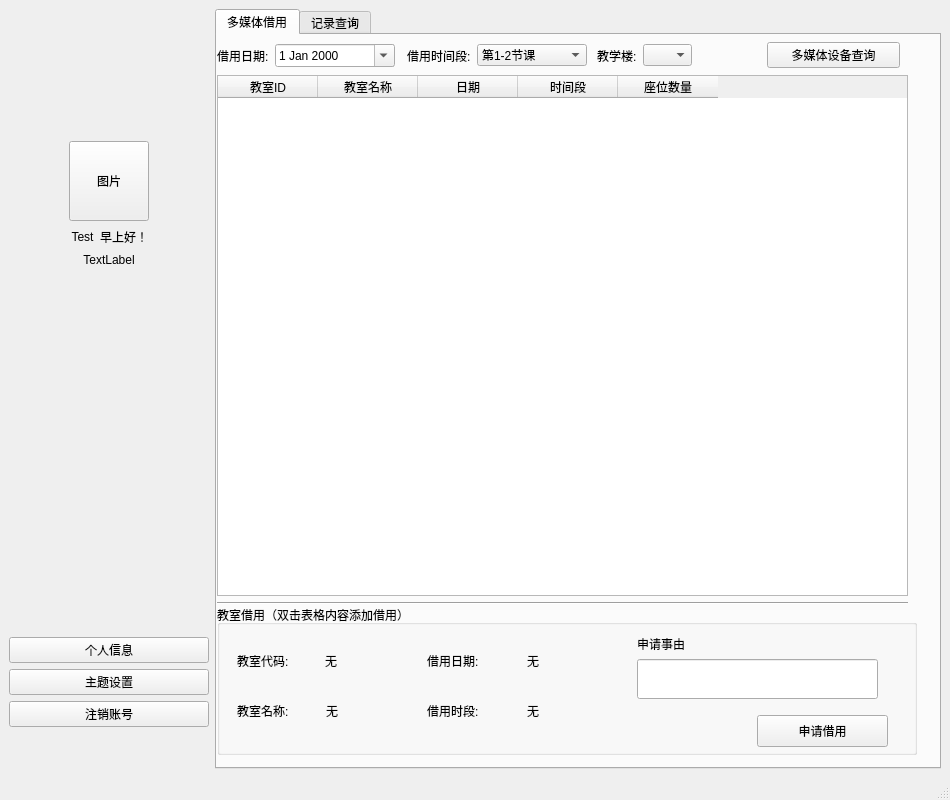
<?xml version="1.0" encoding="UTF-8"?>
<ui version="4.0">
 <class>MainWindow</class>
 <widget class="QMainWindow" name="MainWindow">
  <property name="geometry">
   <rect>
    <x>0</x>
    <y>0</y>
    <width>950</width>
    <height>800</height>
   </rect>
  </property>
  <property name="minimumSize">
   <size>
    <width>950</width>
    <height>800</height>
   </size>
  </property>
  <property name="maximumSize">
   <size>
    <width>950</width>
    <height>800</height>
   </size>
  </property>
  <property name="windowTitle">
   <string>Welcome MMK System!</string>
  </property>
  <widget class="QWidget" name="centralwidget">
   <layout class="QHBoxLayout" name="horizontalLayout_3">
    <item>
     <layout class="QVBoxLayout" name="verticalLayout_3">
      <property name="sizeConstraint">
       <enum>QLayout::SetMinimumSize</enum>
      </property>
      <item>
       <spacer name="verticalSpacer">
        <property name="orientation">
         <enum>Qt::Vertical</enum>
        </property>
        <property name="sizeHint" stdset="0">
         <size>
          <width>20</width>
          <height>40</height>
         </size>
        </property>
       </spacer>
      </item>
      <item>
       <layout class="QHBoxLayout" name="horizontalLayout_2">
        <property name="sizeConstraint">
         <enum>QLayout::SetMinimumSize</enum>
        </property>
        <item>
         <spacer name="horizontalSpacer">
          <property name="orientation">
           <enum>Qt::Horizontal</enum>
          </property>
          <property name="sizeHint" stdset="0">
           <size>
            <width>40</width>
            <height>20</height>
           </size>
          </property>
         </spacer>
        </item>
        <item>
         <widget class="QPushButton" name="pushButton_3">
          <property name="minimumSize">
           <size>
            <width>80</width>
            <height>80</height>
           </size>
          </property>
          <property name="maximumSize">
           <size>
            <width>80</width>
            <height>80</height>
           </size>
          </property>
          <property name="text">
           <string>图片</string>
          </property>
         </widget>
        </item>
        <item>
         <spacer name="horizontalSpacer_2">
          <property name="orientation">
           <enum>Qt::Horizontal</enum>
          </property>
          <property name="sizeHint" stdset="0">
           <size>
            <width>40</width>
            <height>20</height>
           </size>
          </property>
         </spacer>
        </item>
       </layout>
      </item>
      <item>
       <layout class="QVBoxLayout" name="verticalLayout_2">
        <item>
         <layout class="QHBoxLayout" name="horizontalLayout">
          <item>
           <spacer name="horizontalSpacer_6">
            <property name="orientation">
             <enum>Qt::Horizontal</enum>
            </property>
            <property name="sizeHint" stdset="0">
             <size>
              <width>40</width>
              <height>20</height>
             </size>
            </property>
           </spacer>
          </item>
          <item>
           <widget class="QLabel" name="label">
            <property name="text">
             <string>Test</string>
            </property>
            <property name="alignment">
             <set>Qt::AlignCenter</set>
            </property>
           </widget>
          </item>
          <item>
           <widget class="QLabel" name="label_2">
            <property name="text">
             <string>早上好！</string>
            </property>
            <property name="alignment">
             <set>Qt::AlignCenter</set>
            </property>
           </widget>
          </item>
          <item>
           <spacer name="horizontalSpacer_7">
            <property name="orientation">
             <enum>Qt::Horizontal</enum>
            </property>
            <property name="sizeHint" stdset="0">
             <size>
              <width>40</width>
              <height>20</height>
             </size>
            </property>
           </spacer>
          </item>
         </layout>
        </item>
        <item>
         <widget class="QLabel" name="label_10">
          <property name="minimumSize">
           <size>
            <width>200</width>
            <height>0</height>
           </size>
          </property>
          <property name="maximumSize">
           <size>
            <width>200</width>
            <height>16777215</height>
           </size>
          </property>
          <property name="text">
           <string>TextLabel</string>
          </property>
          <property name="alignment">
           <set>Qt::AlignCenter</set>
          </property>
         </widget>
        </item>
       </layout>
      </item>
      <item>
       <spacer name="verticalSpacer_5">
        <property name="orientation">
         <enum>Qt::Vertical</enum>
        </property>
        <property name="sizeHint" stdset="0">
         <size>
          <width>20</width>
          <height>40</height>
         </size>
        </property>
       </spacer>
      </item>
      <item>
       <spacer name="verticalSpacer_4">
        <property name="orientation">
         <enum>Qt::Vertical</enum>
        </property>
        <property name="sizeHint" stdset="0">
         <size>
          <width>20</width>
          <height>40</height>
         </size>
        </property>
       </spacer>
      </item>
      <item>
       <spacer name="verticalSpacer_2">
        <property name="orientation">
         <enum>Qt::Vertical</enum>
        </property>
        <property name="sizeType">
         <enum>QSizePolicy::Minimum</enum>
        </property>
        <property name="sizeHint" stdset="0">
         <size>
          <width>20</width>
          <height>100</height>
         </size>
        </property>
       </spacer>
      </item>
      <item>
       <layout class="QVBoxLayout" name="verticalLayout">
        <item>
         <widget class="QPushButton" name="pushButton_4">
          <property name="text">
           <string>个人信息</string>
          </property>
         </widget>
        </item>
        <item>
         <widget class="QPushButton" name="pushButton_5">
          <property name="text">
           <string>主题设置</string>
          </property>
         </widget>
        </item>
        <item>
         <widget class="QPushButton" name="pushButton">
          <property name="text">
           <string>注销账号</string>
          </property>
         </widget>
        </item>
        <item>
         <spacer name="verticalSpacer_3">
          <property name="orientation">
           <enum>Qt::Vertical</enum>
          </property>
          <property name="sizeHint" stdset="0">
           <size>
            <width>20</width>
            <height>40</height>
           </size>
          </property>
         </spacer>
        </item>
       </layout>
      </item>
     </layout>
    </item>
    <item>
     <widget class="QTabWidget" name="tabWidget">
      <property name="sizePolicy">
       <sizepolicy hsizetype="Preferred" vsizetype="Preferred">
        <horstretch>1</horstretch>
        <verstretch>1</verstretch>
       </sizepolicy>
      </property>
      <property name="minimumSize">
       <size>
        <width>700</width>
        <height>720</height>
       </size>
      </property>
      <property name="maximumSize">
       <size>
        <width>1200</width>
        <height>1200</height>
       </size>
      </property>
      <property name="currentIndex">
       <number>0</number>
      </property>
      <widget class="QWidget" name="tab">
       <attribute name="title">
        <string>多媒体借用</string>
       </attribute>
       <widget class="QWidget" name="horizontalLayoutWidget">
        <property name="geometry">
         <rect>
          <x>0</x>
          <y>0</y>
          <width>196</width>
          <height>41</height>
         </rect>
        </property>
        <layout class="QHBoxLayout" name="horizontalLayout_4">
         <item>
          <widget class="QLabel" name="label_3">
           <property name="text">
            <string>借用日期:</string>
           </property>
          </widget>
         </item>
         <item>
          <widget class="QDateEdit" name="dateEdit">
           <property name="sizePolicy">
            <sizepolicy hsizetype="Minimum" vsizetype="Fixed">
             <horstretch>0</horstretch>
             <verstretch>0</verstretch>
            </sizepolicy>
           </property>
           <property name="minimumSize">
            <size>
             <width>120</width>
             <height>0</height>
            </size>
           </property>
           <property name="maximumSize">
            <size>
             <width>120</width>
             <height>16777215</height>
            </size>
           </property>
           <property name="calendarPopup">
            <bool>true</bool>
           </property>
          </widget>
         </item>
         <item>
          <spacer name="horizontalSpacer_5">
           <property name="orientation">
            <enum>Qt::Horizontal</enum>
           </property>
           <property name="sizeHint" stdset="0">
            <size>
             <width>40</width>
             <height>20</height>
            </size>
           </property>
          </spacer>
         </item>
        </layout>
       </widget>
       <widget class="QWidget" name="horizontalLayoutWidget_2">
        <property name="geometry">
         <rect>
          <x>190</x>
          <y>0</y>
          <width>199</width>
          <height>41</height>
         </rect>
        </property>
        <layout class="QHBoxLayout" name="horizontalLayout_5">
         <item>
          <widget class="QLabel" name="label_4">
           <property name="text">
            <string>借用时间段:</string>
           </property>
          </widget>
         </item>
         <item>
          <widget class="QComboBox" name="comboBox">
           <property name="minimumSize">
            <size>
             <width>110</width>
             <height>0</height>
            </size>
           </property>
           <property name="maximumSize">
            <size>
             <width>110</width>
             <height>16777215</height>
            </size>
           </property>
           <item>
            <property name="text">
             <string>第1-2节课</string>
            </property>
           </item>
           <item>
            <property name="text">
             <string>第3-5节课</string>
            </property>
           </item>
           <item>
            <property name="text">
             <string>第6-7节课</string>
            </property>
           </item>
           <item>
            <property name="text">
             <string>第8-9节课</string>
            </property>
           </item>
          </widget>
         </item>
         <item>
          <spacer name="horizontalSpacer_3">
           <property name="orientation">
            <enum>Qt::Horizontal</enum>
           </property>
           <property name="sizeHint" stdset="0">
            <size>
             <width>40</width>
             <height>20</height>
            </size>
           </property>
          </spacer>
         </item>
        </layout>
       </widget>
       <widget class="QWidget" name="horizontalLayoutWidget_3">
        <property name="geometry">
         <rect>
          <x>380</x>
          <y>0</y>
          <width>133</width>
          <height>41</height>
         </rect>
        </property>
        <layout class="QHBoxLayout" name="horizontalLayout_6">
         <item>
          <widget class="QLabel" name="label_5">
           <property name="text">
            <string>教学楼:</string>
           </property>
          </widget>
         </item>
         <item>
          <widget class="QComboBox" name="comboBox_2">
           <item>
            <property name="text">
             <string/>
            </property>
           </item>
           <item>
            <property name="text">
             <string>教1</string>
            </property>
           </item>
           <item>
            <property name="text">
             <string>教2</string>
            </property>
           </item>
           <item>
            <property name="text">
             <string>教3</string>
            </property>
           </item>
           <item>
            <property name="text">
             <string>教4</string>
            </property>
           </item>
          </widget>
         </item>
         <item>
          <spacer name="horizontalSpacer_4">
           <property name="orientation">
            <enum>Qt::Horizontal</enum>
           </property>
           <property name="sizeHint" stdset="0">
            <size>
             <width>40</width>
             <height>20</height>
            </size>
           </property>
          </spacer>
         </item>
        </layout>
       </widget>
       <widget class="QTableWidget" name="tableWidget">
        <property name="geometry">
         <rect>
          <x>0</x>
          <y>40</y>
          <width>691</width>
          <height>521</height>
         </rect>
        </property>
        <property name="editTriggers">
         <set>QAbstractItemView::NoEditTriggers</set>
        </property>
        <property name="selectionBehavior">
         <enum>QAbstractItemView::SelectRows</enum>
        </property>
        <property name="sortingEnabled">
         <bool>true</bool>
        </property>
        <column>
         <property name="text">
          <string>教室ID</string>
         </property>
        </column>
        <column>
         <property name="text">
          <string>教室名称</string>
         </property>
        </column>
        <column>
         <property name="text">
          <string>日期</string>
         </property>
        </column>
        <column>
         <property name="text">
          <string>时间段</string>
         </property>
        </column>
        <column>
         <property name="text">
          <string>座位数量</string>
         </property>
        </column>
       </widget>
       <widget class="QWidget" name="horizontalLayoutWidget_4">
        <property name="geometry">
         <rect>
          <x>550</x>
          <y>0</y>
          <width>133</width>
          <height>41</height>
         </rect>
        </property>
        <layout class="QHBoxLayout" name="horizontalLayout_7">
         <item>
          <widget class="QPushButton" name="pushButton_2">
           <property name="text">
            <string>多媒体设备查询</string>
           </property>
          </widget>
         </item>
        </layout>
       </widget>
       <widget class="Line" name="line">
        <property name="geometry">
         <rect>
          <x>0</x>
          <y>560</y>
          <width>691</width>
          <height>16</height>
         </rect>
        </property>
        <property name="orientation">
         <enum>Qt::Horizontal</enum>
        </property>
       </widget>
       <widget class="QGroupBox" name="groupBox">
        <property name="geometry">
         <rect>
          <x>0</x>
          <y>570</y>
          <width>700</width>
          <height>150</height>
         </rect>
        </property>
        <property name="minimumSize">
         <size>
          <width>700</width>
          <height>150</height>
         </size>
        </property>
        <property name="maximumSize">
         <size>
          <width>700</width>
          <height>150</height>
         </size>
        </property>
        <property name="title">
         <string>教室借用（双击表格内容添加借用）</string>
        </property>
        <widget class="QWidget" name="horizontalLayoutWidget_5">
         <property name="geometry">
          <rect>
           <x>20</x>
           <y>30</y>
           <width>170</width>
           <height>51</height>
          </rect>
         </property>
         <layout class="QHBoxLayout" name="horizontalLayout_8">
          <item>
           <widget class="QLabel" name="label_6">
            <property name="text">
             <string>教室代码:</string>
            </property>
           </widget>
          </item>
          <item>
           <widget class="QLabel" name="label_12">
            <property name="text">
             <string>无</string>
            </property>
           </widget>
          </item>
         </layout>
        </widget>
        <widget class="QWidget" name="horizontalLayoutWidget_6">
         <property name="geometry">
          <rect>
           <x>20</x>
           <y>80</y>
           <width>171</width>
           <height>51</height>
          </rect>
         </property>
         <layout class="QHBoxLayout" name="horizontalLayout_9">
          <item>
           <widget class="QLabel" name="label_7">
            <property name="text">
             <string>教室名称:</string>
            </property>
           </widget>
          </item>
          <item>
           <widget class="QLabel" name="label_13">
            <property name="text">
             <string>无</string>
            </property>
           </widget>
          </item>
         </layout>
        </widget>
        <widget class="QWidget" name="horizontalLayoutWidget_7">
         <property name="geometry">
          <rect>
           <x>210</x>
           <y>30</y>
           <width>194</width>
           <height>51</height>
          </rect>
         </property>
         <layout class="QHBoxLayout" name="horizontalLayout_10">
          <item>
           <widget class="QLabel" name="label_8">
            <property name="text">
             <string>借用日期:</string>
            </property>
           </widget>
          </item>
          <item>
           <widget class="QLabel" name="label_14">
            <property name="text">
             <string>无</string>
            </property>
           </widget>
          </item>
         </layout>
        </widget>
        <widget class="QWidget" name="horizontalLayoutWidget_8">
         <property name="geometry">
          <rect>
           <x>210</x>
           <y>80</y>
           <width>194</width>
           <height>51</height>
          </rect>
         </property>
         <layout class="QHBoxLayout" name="horizontalLayout_11">
          <item>
           <widget class="QLabel" name="label_9">
            <property name="text">
             <string>借用时段:</string>
            </property>
           </widget>
          </item>
          <item>
           <widget class="QLabel" name="label_15">
            <property name="text">
             <string>无</string>
            </property>
           </widget>
          </item>
         </layout>
        </widget>
        <widget class="QWidget" name="verticalLayoutWidget">
         <property name="geometry">
          <rect>
           <x>420</x>
           <y>30</y>
           <width>241</width>
           <height>81</height>
          </rect>
         </property>
         <layout class="QVBoxLayout" name="verticalLayout_4">
          <item>
           <widget class="QLabel" name="label_11">
            <property name="text">
             <string>申请事由</string>
            </property>
           </widget>
          </item>
          <item>
           <widget class="QLineEdit" name="lineEdit">
            <property name="minimumSize">
             <size>
              <width>0</width>
              <height>40</height>
             </size>
            </property>
            <property name="maximumSize">
             <size>
              <width>16777215</width>
              <height>40</height>
             </size>
            </property>
           </widget>
          </item>
          <item>
           <spacer name="verticalSpacer_6">
            <property name="orientation">
             <enum>Qt::Vertical</enum>
            </property>
            <property name="sizeHint" stdset="0">
             <size>
              <width>20</width>
              <height>40</height>
             </size>
            </property>
           </spacer>
          </item>
         </layout>
        </widget>
        <widget class="QPushButton" name="pushButton_6">
         <property name="geometry">
          <rect>
           <x>540</x>
           <y>110</y>
           <width>131</width>
           <height>32</height>
          </rect>
         </property>
         <property name="text">
          <string>申请借用</string>
         </property>
        </widget>
       </widget>
      </widget>
      <widget class="QWidget" name="tab_2">
       <attribute name="title">
        <string>记录查询</string>
       </attribute>
       <widget class="QTableWidget" name="tableWidget_2">
        <property name="geometry">
         <rect>
          <x>0</x>
          <y>10</y>
          <width>700</width>
          <height>550</height>
         </rect>
        </property>
        <property name="sizePolicy">
         <sizepolicy hsizetype="Expanding" vsizetype="Expanding">
          <horstretch>2</horstretch>
          <verstretch>2</verstretch>
         </sizepolicy>
        </property>
        <property name="minimumSize">
         <size>
          <width>700</width>
          <height>550</height>
         </size>
        </property>
        <property name="maximumSize">
         <size>
          <width>700</width>
          <height>550</height>
         </size>
        </property>
        <property name="editTriggers">
         <set>QAbstractItemView::NoEditTriggers</set>
        </property>
        <property name="selectionMode">
         <enum>QAbstractItemView::ExtendedSelection</enum>
        </property>
        <property name="selectionBehavior">
         <enum>QAbstractItemView::SelectRows</enum>
        </property>
        <property name="sortingEnabled">
         <bool>true</bool>
        </property>
        <attribute name="horizontalHeaderCascadingSectionResizes">
         <bool>false</bool>
        </attribute>
        <column>
         <property name="text">
          <string>借用事件ID</string>
         </property>
        </column>
        <column>
         <property name="text">
          <string>教室名称</string>
         </property>
        </column>
        <column>
         <property name="text">
          <string>借用日期</string>
         </property>
        </column>
        <column>
         <property name="text">
          <string>借用时段</string>
         </property>
        </column>
        <column>
         <property name="text">
          <string>审核状态</string>
         </property>
        </column>
       </widget>
       <widget class="QGroupBox" name="groupBox_2">
        <property name="geometry">
         <rect>
          <x>0</x>
          <y>570</y>
          <width>700</width>
          <height>150</height>
         </rect>
        </property>
        <property name="minimumSize">
         <size>
          <width>700</width>
          <height>150</height>
         </size>
        </property>
        <property name="maximumSize">
         <size>
          <width>700</width>
          <height>150</height>
         </size>
        </property>
        <property name="title">
         <string>撤销申请（双击选择记录）</string>
        </property>
        <widget class="QWidget" name="horizontalLayoutWidget_9">
         <property name="geometry">
          <rect>
           <x>20</x>
           <y>30</y>
           <width>221</width>
           <height>51</height>
          </rect>
         </property>
         <layout class="QHBoxLayout" name="horizontalLayout_12">
          <item>
           <widget class="QLabel" name="label_16">
            <property name="text">
             <string>记录ID:</string>
            </property>
           </widget>
          </item>
          <item>
           <widget class="QLabel" name="label_17">
            <property name="text">
             <string>无</string>
            </property>
           </widget>
          </item>
         </layout>
        </widget>
        <widget class="QWidget" name="horizontalLayoutWidget_10">
         <property name="geometry">
          <rect>
           <x>20</x>
           <y>80</y>
           <width>221</width>
           <height>51</height>
          </rect>
         </property>
         <layout class="QHBoxLayout" name="horizontalLayout_13">
          <item>
           <widget class="QLabel" name="label_18">
            <property name="text">
             <string>教室名称:</string>
            </property>
           </widget>
          </item>
          <item>
           <widget class="QLabel" name="label_19">
            <property name="text">
             <string>无</string>
            </property>
           </widget>
          </item>
         </layout>
        </widget>
        <widget class="QWidget" name="horizontalLayoutWidget_11">
         <property name="geometry">
          <rect>
           <x>300</x>
           <y>30</y>
           <width>194</width>
           <height>51</height>
          </rect>
         </property>
         <layout class="QHBoxLayout" name="horizontalLayout_14">
          <item>
           <widget class="QLabel" name="label_20">
            <property name="text">
             <string>借用日期:</string>
            </property>
           </widget>
          </item>
          <item>
           <widget class="QLabel" name="label_21">
            <property name="text">
             <string>无</string>
            </property>
           </widget>
          </item>
         </layout>
        </widget>
        <widget class="QWidget" name="horizontalLayoutWidget_12">
         <property name="geometry">
          <rect>
           <x>300</x>
           <y>80</y>
           <width>194</width>
           <height>51</height>
          </rect>
         </property>
         <layout class="QHBoxLayout" name="horizontalLayout_15">
          <item>
           <widget class="QLabel" name="label_22">
            <property name="text">
             <string>借用时段:</string>
            </property>
           </widget>
          </item>
          <item>
           <widget class="QLabel" name="label_23">
            <property name="text">
             <string>无</string>
            </property>
           </widget>
          </item>
         </layout>
        </widget>
        <widget class="QPushButton" name="pushButton_7">
         <property name="geometry">
          <rect>
           <x>540</x>
           <y>110</y>
           <width>131</width>
           <height>32</height>
          </rect>
         </property>
         <property name="text">
          <string>撤销申请</string>
         </property>
        </widget>
       </widget>
       <widget class="Line" name="line_2">
        <property name="geometry">
         <rect>
          <x>0</x>
          <y>560</y>
          <width>691</width>
          <height>16</height>
         </rect>
        </property>
        <property name="orientation">
         <enum>Qt::Horizontal</enum>
        </property>
       </widget>
      </widget>
     </widget>
    </item>
   </layout>
  </widget>
  <widget class="QMenuBar" name="menubar">
   <property name="geometry">
    <rect>
     <x>0</x>
     <y>0</y>
     <width>950</width>
     <height>22</height>
    </rect>
   </property>
  </widget>
  <widget class="QStatusBar" name="statusbar"/>
 </widget>
 <resources/>
 <connections/>
</ui>
